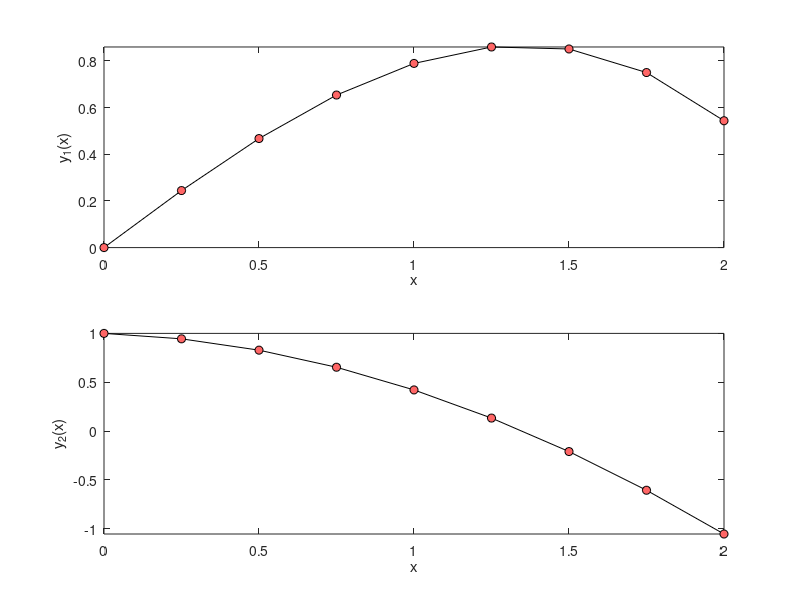

The MATLAB script that drew this image:
% Code 6-5 | Forth Order Runge-Kutta Method
clc; clear; close all
f = @(x,Y) [Y(2); -0.1*Y(2)-x];           %ODE
Y = [0 1];                                %initial values
S = [0 2];                                %response span
h = 0.25;                                 %domain increment
%Method_________________________________________________________________
a2 = 1/2; b21 = 1/2;
a3 = 1/2; b31 = 0;   b32 = 1/2;
a4= 1;    b41 = 0;   b42 = 0;   b43 = 1;
c1 = 1/6; c2 = 1/3;  c3 = 1/3;  c4 = 1/6;
x = S(1);
Y = Y(:);
i = 1;
xx = x; YY = Y;
while x < S(2)
    i = i+1;
    K1 = f(x,Y);
    K2 = f(x+a2*h,Y+b21*K1*h);
    K3 = f(x+a3*h,Y+(b31*K1+b32*K2)*h);
    K4 = f(x+a4*h,Y+(b41*K1+b42*K2+b43*K3)*h);
    Y = Y+(c1*K1+c2*K2+c3*K3+c4*K4)*h;
    x = x+h;
    xx(i) = x; YY(:,i) = Y;
end
%Illustration___________________________________________________________
m = numel(Y);
div = ['---------' repmat('------------',[1,m]),'\n'];
fprintf('        x'); fprintf('       y%d(x)',1:m);    fprintf(['\n',div]);
fprintf(['%9.3g',repmat('%12.5g',[1,m]),'\n'],[xx;YY]);fprintf(div);
for i = 1:m
    subplot(m,1,i)
    plot(xx,YY(i,:),'linestyle','-','Color','k',...
        'Marker','o','MarkerFaceColor',[1 0.4 0.4],...
        'displayname','f^0(x)'); hold on
    xlabel('x'); ylabel(['y_' num2str(i) '(x)']); axis tight;
end
